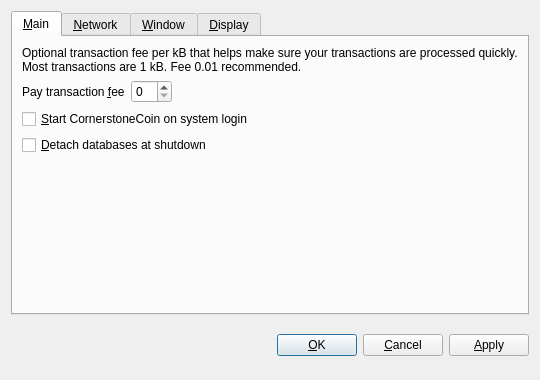
<?xml version="1.0" encoding="UTF-8"?>
<ui version="4.0">
 <class>OptionsDialog</class>
 <widget class="QDialog" name="OptionsDialog">
  <property name="geometry">
   <rect>
    <x>0</x>
    <y>0</y>
    <width>540</width>
    <height>380</height>
   </rect>
  </property>
  <property name="windowTitle">
   <string>Options</string>
  </property>
  <property name="modal">
   <bool>true</bool>
  </property>
  <layout class="QVBoxLayout" name="verticalLayout">
   <item>
    <widget class="QTabWidget" name="tabWidget">
     <property name="tabPosition">
      <enum>QTabWidget::North</enum>
     </property>
     <property name="currentIndex">
      <number>0</number>
     </property>
     <widget class="QWidget" name="tabMain">
      <attribute name="title">
       <string>&amp;Main</string>
      </attribute>
      <layout class="QVBoxLayout" name="verticalLayout_Main">
       <item>
        <widget class="QLabel" name="transactionFeeInfoLabel">
         <property name="text">
          <string>Optional transaction fee per kB that helps make sure your transactions are processed quickly. Most transactions are 1 kB. Fee 0.01 recommended.</string>
         </property>
         <property name="textFormat">
          <enum>Qt::PlainText</enum>
         </property>
         <property name="wordWrap">
          <bool>true</bool>
         </property>
        </widget>
       </item>
       <item>
        <layout class="QHBoxLayout" name="horizontalLayout_Main">
         <item>
          <widget class="QLabel" name="transactionFeeLabel">
           <property name="text">
            <string>Pay transaction &amp;fee</string>
           </property>
           <property name="textFormat">
            <enum>Qt::PlainText</enum>
           </property>
           <property name="buddy">
            <cstring>transactionFee</cstring>
           </property>
          </widget>
         </item>
         <item>
          <widget class="BitcoinAmountField" name="transactionFee"/>
         </item>
         <item>
          <spacer name="horizontalSpacer_Main">
           <property name="orientation">
            <enum>Qt::Horizontal</enum>
           </property>
           <property name="sizeHint" stdset="0">
            <size>
             <width>40</width>
             <height>20</height>
            </size>
           </property>
          </spacer>
         </item>
        </layout>
       </item>
       <item>
        <widget class="QCheckBox" name="bitcoinAtStartup">
         <property name="toolTip">
          <string>Automatically start CornerstoneCoin after logging in to the system.</string>
         </property>
         <property name="text">
          <string>&amp;Start CornerstoneCoin on system login</string>
         </property>
        </widget>
       </item>
       <item>
        <widget class="QCheckBox" name="detachDatabases">
         <property name="toolTip">
          <string>Detach block and address databases at shutdown. This means they can be moved to another data directory, but it slows down shutdown. The wallet is always detached.</string>
         </property>
         <property name="text">
          <string>&amp;Detach databases at shutdown</string>
         </property>
        </widget>
       </item>
       <item>
        <spacer name="verticalSpacer_Main">
         <property name="orientation">
          <enum>Qt::Vertical</enum>
         </property>
         <property name="sizeHint" stdset="0">
          <size>
           <width>20</width>
           <height>40</height>
          </size>
         </property>
        </spacer>
       </item>
      </layout>
     </widget>
     <widget class="QWidget" name="tabNetwork">
      <attribute name="title">
       <string>&amp;Network</string>
      </attribute>
      <layout class="QVBoxLayout" name="verticalLayout_Network">
       <item>
        <widget class="QCheckBox" name="mapPortUpnp">
         <property name="toolTip">
          <string>Automatically open the CornerstoneCoin client port on the router. This only works when your router supports UPnP and it is enabled.</string>
         </property>
         <property name="text">
          <string>Map port using &amp;UPnP</string>
         </property>
        </widget>
       </item>
       <item>
        <widget class="QCheckBox" name="connectSocks">
         <property name="toolTip">
          <string>Connect to the CornerstoneCoin network through a SOCKS proxy (e.g. when connecting through Tor).</string>
         </property>
         <property name="text">
          <string>&amp;Connect through SOCKS proxy:</string>
         </property>
        </widget>
       </item>
       <item>
        <layout class="QHBoxLayout" name="horizontalLayout_Network">
         <item>
          <widget class="QLabel" name="proxyIpLabel">
           <property name="text">
            <string>Proxy &amp;IP:</string>
           </property>
           <property name="textFormat">
            <enum>Qt::PlainText</enum>
           </property>
           <property name="buddy">
            <cstring>proxyIp</cstring>
           </property>
          </widget>
         </item>
         <item>
          <widget class="QValidatedLineEdit" name="proxyIp">
           <property name="maximumSize">
            <size>
             <width>140</width>
             <height>16777215</height>
            </size>
           </property>
           <property name="toolTip">
            <string>IP address of the proxy (e.g. 127.0.0.1)</string>
           </property>
          </widget>
         </item>
         <item>
          <widget class="QLabel" name="proxyPortLabel">
           <property name="text">
            <string>&amp;Port:</string>
           </property>
           <property name="textFormat">
            <enum>Qt::PlainText</enum>
           </property>
           <property name="buddy">
            <cstring>proxyPort</cstring>
           </property>
          </widget>
         </item>
         <item>
          <widget class="QLineEdit" name="proxyPort">
           <property name="maximumSize">
            <size>
             <width>55</width>
             <height>16777215</height>
            </size>
           </property>
           <property name="toolTip">
            <string>Port of the proxy (e.g. 9050)</string>
           </property>
          </widget>
         </item>
         <item>
          <widget class="QLabel" name="socksVersionLabel">
           <property name="text">
            <string>SOCKS &amp;Version:</string>
           </property>
           <property name="textFormat">
            <enum>Qt::PlainText</enum>
           </property>
           <property name="buddy">
            <cstring>socksVersion</cstring>
           </property>
          </widget>
         </item>
         <item>
          <widget class="QValueComboBox" name="socksVersion">
           <property name="toolTip">
            <string>SOCKS version of the proxy (e.g. 5)</string>
           </property>
          </widget>
         </item>
         <item>
          <spacer name="horizontalSpacer_Network">
           <property name="orientation">
            <enum>Qt::Horizontal</enum>
           </property>
           <property name="sizeHint" stdset="0">
            <size>
             <width>40</width>
             <height>20</height>
            </size>
           </property>
          </spacer>
         </item>
        </layout>
       </item>
       <item>
        <spacer name="verticalSpacer_Network">
         <property name="orientation">
          <enum>Qt::Vertical</enum>
         </property>
         <property name="sizeHint" stdset="0">
          <size>
           <width>20</width>
           <height>40</height>
          </size>
         </property>
        </spacer>
       </item>
      </layout>
     </widget>
     <widget class="QWidget" name="tabWindow">
      <attribute name="title">
       <string>&amp;Window</string>
      </attribute>
      <layout class="QVBoxLayout" name="verticalLayout_Window">
       <item>
        <widget class="QCheckBox" name="minimizeToTray">
         <property name="toolTip">
          <string>Show only a tray icon after minimizing the window.</string>
         </property>
         <property name="text">
          <string>&amp;Minimize to the tray instead of the taskbar</string>
         </property>
        </widget>
       </item>
       <item>
        <widget class="QCheckBox" name="minimizeOnClose">
         <property name="toolTip">
          <string>Minimize instead of exit the application when the window is closed. When this option is enabled, the application will be closed only after selecting Quit in the menu.</string>
         </property>
         <property name="text">
          <string>M&amp;inimize on close</string>
         </property>
        </widget>
       </item>
       <item>
        <spacer name="verticalSpacer_Window">
         <property name="orientation">
          <enum>Qt::Vertical</enum>
         </property>
         <property name="sizeHint" stdset="0">
          <size>
           <width>20</width>
           <height>40</height>
          </size>
         </property>
        </spacer>
       </item>
      </layout>
     </widget>
     <widget class="QWidget" name="tabDisplay">
      <attribute name="title">
       <string>&amp;Display</string>
      </attribute>
      <layout class="QVBoxLayout" name="verticalLayout_Display">
       <item>
        <layout class="QHBoxLayout" name="horizontalLayout_1_Display">
         <item>
          <widget class="QLabel" name="langLabel">
           <property name="text">
            <string>User Interface &amp;language:</string>
           </property>
           <property name="textFormat">
            <enum>Qt::PlainText</enum>
           </property>
           <property name="buddy">
            <cstring>lang</cstring>
           </property>
          </widget>
         </item>
         <item>
          <widget class="QValueComboBox" name="lang">
           <property name="toolTip">
            <string>The user interface language can be set here. This setting will take effect after restarting CornerstoneCoin.</string>
           </property>
          </widget>
         </item>
        </layout>
       </item>
       <item>
        <layout class="QHBoxLayout" name="horizontalLayout_2_Display">
         <item>
          <widget class="QLabel" name="unitLabel">
           <property name="text">
            <string>&amp;Unit to show amounts in:</string>
           </property>
           <property name="textFormat">
            <enum>Qt::PlainText</enum>
           </property>
           <property name="buddy">
            <cstring>unit</cstring>
           </property>
          </widget>
         </item>
         <item>
          <widget class="QValueComboBox" name="unit">
           <property name="toolTip">
            <string>Choose the default subdivision unit to show in the interface and when sending coins.</string>
           </property>
          </widget>
         </item>
        </layout>
       </item>
       <item>
        <widget class="QCheckBox" name="displayAddresses">
         <property name="toolTip">
          <string>Whether to show CornerstoneCoin addresses in the transaction list or not.</string>
         </property>
         <property name="text">
          <string>&amp;Display addresses in transaction list</string>
         </property>
        </widget>
       </item>
       <item>
        <spacer name="verticalSpacer_Display">
         <property name="orientation">
          <enum>Qt::Vertical</enum>
         </property>
         <property name="sizeHint" stdset="0">
          <size>
           <width>20</width>
           <height>40</height>
          </size>
         </property>
        </spacer>
       </item>
      </layout>
     </widget>
    </widget>
   </item>
   <item>
    <layout class="QHBoxLayout" name="horizontalLayout_Buttons">
     <item>
      <spacer name="horizontalSpacer_1">
       <property name="orientation">
        <enum>Qt::Horizontal</enum>
       </property>
       <property name="sizeHint" stdset="0">
        <size>
         <width>40</width>
         <height>48</height>
        </size>
       </property>
      </spacer>
     </item>
     <item>
      <widget class="QLabel" name="statusLabel">
       <property name="font">
        <font>
         <weight>75</weight>
         <bold>true</bold>
        </font>
       </property>
       <property name="text">
        <string/>
       </property>
       <property name="textFormat">
        <enum>Qt::PlainText</enum>
       </property>
       <property name="wordWrap">
        <bool>true</bool>
       </property>
      </widget>
     </item>
     <item>
      <spacer name="horizontalSpacer_2">
       <property name="orientation">
        <enum>Qt::Horizontal</enum>
       </property>
       <property name="sizeHint" stdset="0">
        <size>
         <width>40</width>
         <height>48</height>
        </size>
       </property>
      </spacer>
     </item>
     <item>
      <widget class="QPushButton" name="okButton">
       <property name="text">
        <string>&amp;OK</string>
       </property>
      </widget>
     </item>
     <item>
      <widget class="QPushButton" name="cancelButton">
       <property name="text">
        <string>&amp;Cancel</string>
       </property>
       <property name="autoDefault">
        <bool>false</bool>
       </property>
      </widget>
     </item>
     <item>
      <widget class="QPushButton" name="applyButton">
       <property name="text">
        <string>&amp;Apply</string>
       </property>
       <property name="autoDefault">
        <bool>false</bool>
       </property>
      </widget>
     </item>
    </layout>
   </item>
  </layout>
 </widget>
 <customwidgets>
  <customwidget>
   <class>BitcoinAmountField</class>
   <extends>QSpinBox</extends>
   <header>bitcoinamountfield.h</header>
  </customwidget>
  <customwidget>
   <class>QValueComboBox</class>
   <extends>QComboBox</extends>
   <header>qvaluecombobox.h</header>
  </customwidget>
  <customwidget>
   <class>QValidatedLineEdit</class>
   <extends>QLineEdit</extends>
   <header>qvalidatedlineedit.h</header>
  </customwidget>
 </customwidgets>
 <resources/>
 <connections/>
</ui>
